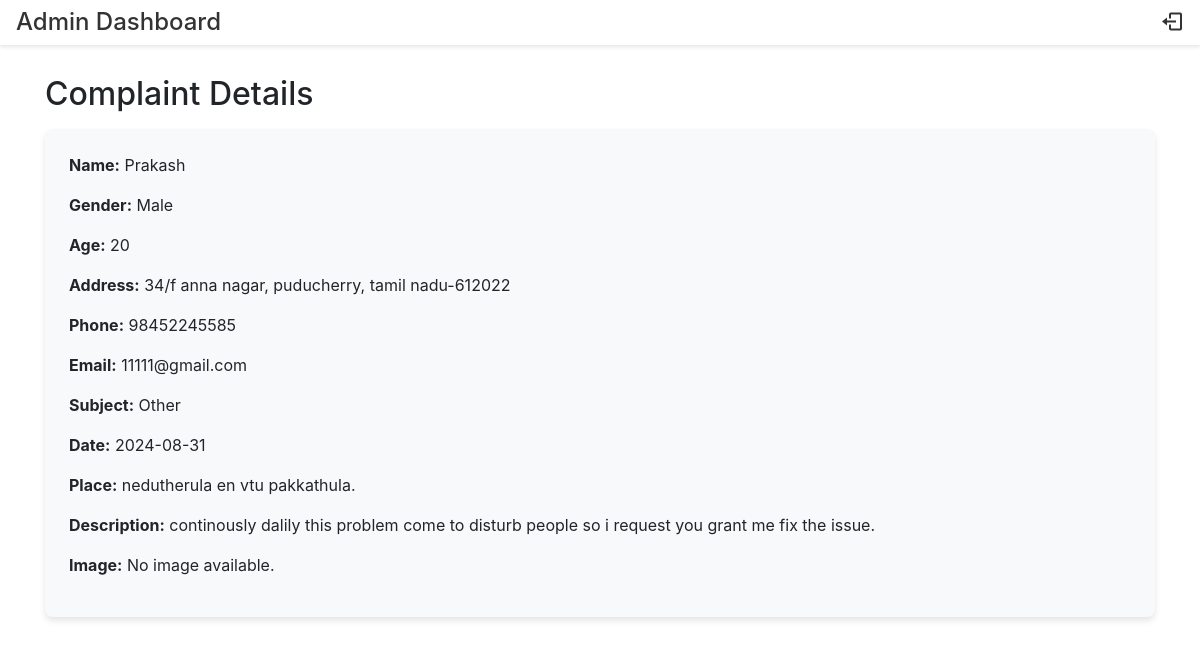
Page /Complaint-system-management-main/complaint_details.php?id=9 (signed in) on the committed database.
### tables this page shows
CREATE TABLE `complaints` (
  `id` int(11) NOT NULL,
  `name` varchar(255) NOT NULL,
  `gender` varchar(50) NOT NULL,
  `age` int(11) NOT NULL,
  `address` text NOT NULL,
  `phone` varchar(20) NOT NULL,
  `email` varchar(255) NOT NULL,
  `subject` varchar(50) NOT NULL,
  `date` date NOT NULL,
  `place` text NOT NULL,
  `description` text NOT NULL,
  `image_path` varchar(255) DEFAULT 'none',
  `viewed` tinyint(1) DEFAULT 0
);

### Complaint-system-management-main/complaint_details.php (the view, shortened to what this page needs)
<?php
include 'header.php';
if (isset($_GET['id'])) {
    $id = intval($_GET['id']);
    $servername = "localhost";
    $username = "root";
    $password = "";
    $dbname = "complaint_db";
    $conn = new mysqli($servername, $username, $password, $dbname);
    $sql = "SELECT * FROM complaints WHERE id = ?";
    $stmt = $conn->prepare($sql);
    $stmt->bind_param("i", $id);
    $stmt->execute();
    $result = $stmt->get_result();
    $complaint = $result->fetch_assoc();
} else {
    echo "Invalid request.";
    exit;
}
?>
<!DOCTYPE html>
<html lang="en">
<head>
    <link href="https://stackpath.bootstrapcdn.com/bootstrap/4.5.2/css/bootstrap.min.css" rel="stylesheet">
    <link href="https://cdn.jsdelivr.net/npm/aos@2.3.1/dist/aos.css" rel="stylesheet">
</head>
<body>
    <div class="container">
        <h2 data-aos="fade-down">Complaint Details</h2>
        <?php if ($complaint): ?>
            <div class="complaint-detail" data-aos="fade-up" data-aos-delay="100">
                <p><strong>Name:</strong> <?php echo htmlspecialchars($complaint['name']); ?></p>
                <p><strong>Gender:</strong> <?php echo htmlspecialchars($complaint['gender']); ?></p>
                <p><strong>Age:</strong> <?php echo htmlspecialchars($complaint['age']); ?></p>
                <p><strong>Address:</strong> <?php echo htmlspecialchars($complaint['address']); ?></p>
                <p><strong>Phone:</strong> <?php echo htmlspecialchars($complaint['phone']); ?></p>
                <p><strong>Email:</strong> <?php echo htmlspecialchars($complaint['email']); ?></p>
                <p><strong>Subject:</strong> <?php echo htmlspecialchars($complaint['subject']); ?></p>
                <p><strong>Date:</strong> <?php echo htmlspecialchars($complaint['date']); ?></p>
                <p><strong>Place:</strong> <?php echo htmlspecialchars($complaint['place']); ?></p>
                <p><strong>Description:</strong> <?php echo htmlspecialchars($complaint['description']); ?></p>
                <?php if (!empty($complaint['image_path']) && $complaint['image_path'] != 'none'): ?>
                    <p><strong>Image:</strong> <a href="<?php echo htmlspecialchars($complaint['image_path']); ?>" target="_blank">View Image</a></p>
                <?php else: ?>
                    <p><strong>Image:</strong> No image available.</p>
                <?php endif; ?>
            </div>
        <?php else: ?>
            <p data-aos="fade-up" data-aos-delay="200">Complaint not found.</p>
        <?php endif; ?>
    </div>
</body>
</html>

### Complaint-system-management-main/complaint_details.php (style rules this page uses)
.complaint-detail { background-color: #f8f9fa; padding: 1.5rem; border-radius: 8px; box-shadow: 0 4px 6px rgba(0, 0, 0, 0.1); }
h2 { margin-top: 30px; margin-bottom: 1rem; }

### rows in the picture
complaints: name "Prakash", gender "Male", age "20", address "34/f anna nagar, puducherry, tamil nadu-612022", phone "98452245585", email "11111@gmail.com", subject "Other", date "2024-08-31", place "nedutherula en vtu pakkathula.", description "continously dalily this problem come to disturb people so i request you grant me fix the issue."
